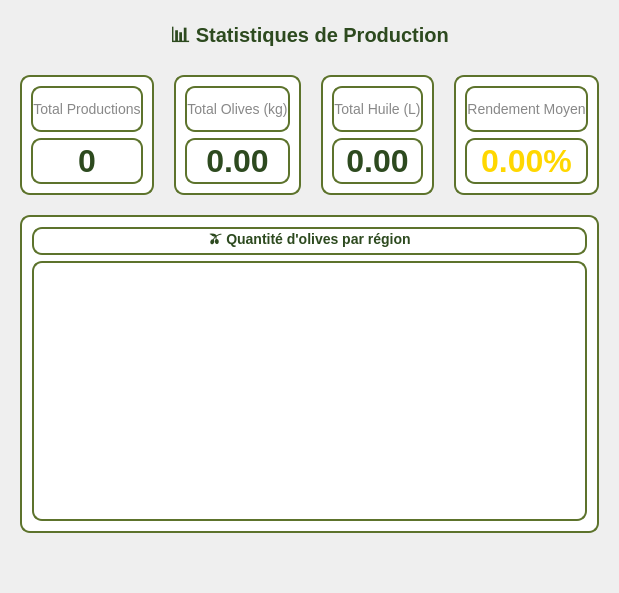
          <widget class="QWidget" name="tab2">
           <attribute name="title">
            <string>Statistiques</string>
           </attribute>
           <layout class="QVBoxLayout" name="tab2Layout">
            <property name="spacing">
             <number>20</number>
            </property>
            <property name="margin" stdset="0">
             <number>20</number>
            </property>
            <item>
             <widget class="QLabel" name="statsTitle">
              <property name="styleSheet">
               <string>font-size: 20px; color: #2d4a1f; font-weight: bold;</string>
              </property>
              <property name="text">
               <string>📊 Statistiques de Production</string>
              </property>
              <property name="alignment">
               <set>Qt::AlignmentFlag::AlignCenter</set>
              </property>
             </widget>
            </item>
            <item>
             <layout class="QHBoxLayout" name="statsCards">
              <item>
               <widget class="QFrame" name="cardTotal">
                <property name="minimumSize">
                 <size>
                  <width>0</width>
                  <height>120</height>
                 </size>
                </property>
                <property name="styleSheet">
                 <string>background: white; border: 2px solid #5d732c; border-radius: 10px;</string>
                </property>
                <layout class="QVBoxLayout">
                 <item>
                  <widget class="QLabel" name="labelTotal">
                   <property name="styleSheet">
                    <string>font-size: 14px; color: #888;</string>
                   </property>
                   <property name="text">
                    <string>Total Productions</string>
                   </property>
                   <property name="alignment">
                    <set>Qt::AlignmentFlag::AlignCenter</set>
                   </property>
                  </widget>
                 </item>
                 <item>
                  <widget class="QLabel" name="valueTotal">
                   <property name="styleSheet">
                    <string>font-size: 32px; color: #2d4a1f; font-weight: bold;</string>
                   </property>
                   <property name="text">
                    <string>0</string>
                   </property>
                   <property name="alignment">
                    <set>Qt::AlignmentFlag::AlignCenter</set>
                   </property>
                  </widget>
                 </item>
                </layout>
               </widget>
              </item>
              <item>
               <widget class="QFrame" name="cardOlives">
                <property name="minimumSize">
                 <size>
                  <width>0</width>
                  <height>120</height>
                 </size>
                </property>
                <property name="styleSheet">
                 <string>background: white; border: 2px solid #5d732c; border-radius: 10px;</string>
                </property>
                <layout class="QVBoxLayout">
                 <item>
                  <widget class="QLabel" name="labelOlives">
                   <property name="styleSheet">
                    <string>font-size: 14px; color: #888;</string>
                   </property>
                   <property name="text">
                    <string>Total Olives (kg)</string>
                   </property>
                   <property name="alignment">
                    <set>Qt::AlignmentFlag::AlignCenter</set>
                   </property>
                  </widget>
                 </item>
                 <item>
                  <widget class="QLabel" name="valueOlives">
                   <property name="styleSheet">
                    <string>font-size: 32px; color: #2d4a1f; font-weight: bold;</string>
                   </property>
                   <property name="text">
                    <string>0.00</string>
                   </property>
                   <property name="alignment">
                    <set>Qt::AlignmentFlag::AlignCenter</set>
                   </property>
                  </widget>
                 </item>
                </layout>
               </widget>
              </item>
              <item>
               <widget class="QFrame" name="cardHuile">
                <property name="minimumSize">
                 <size>
                  <width>0</width>
                  <height>120</height>
                 </size>
                </property>
                <property name="styleSheet">
                 <string>background: white; border: 2px solid #5d732c; border-radius: 10px;</string>
                </property>
                <layout class="QVBoxLayout">
                 <item>
                  <widget class="QLabel" name="labelHuile">
                   <property name="styleSheet">
                    <string>font-size: 14px; color: #888;</string>
                   </property>
                   <property name="text">
                    <string>Total Huile (L)</string>
                   </property>
                   <property name="alignment">
                    <set>Qt::AlignmentFlag::AlignCenter</set>
                   </property>
                  </widget>
                 </item>
                 <item>
                  <widget class="QLabel" name="valueHuile">
                   <property name="styleSheet">
                    <string>font-size: 32px; color: #2d4a1f; font-weight: bold;</string>
                   </property>
                   <property name="text">
                    <string>0.00</string>
                   </property>
                   <property name="alignment">
                    <set>Qt::AlignmentFlag::AlignCenter</set>
                   </property>
                  </widget>
                 </item>
                </layout>
               </widget>
              </item>
              <item>
               <widget class="QFrame" name="cardRendement">
                <property name="minimumSize">
                 <size>
                  <width>0</width>
                  <height>120</height>
                 </size>
                </property>
                <property name="styleSheet">
                 <string>background: white; border: 2px solid #5d732c; border-radius: 10px;</string>
                </property>
                <layout class="QVBoxLayout">
                 <item>
                  <widget class="QLabel" name="labelRendementStats">
                   <property name="styleSheet">
                    <string>font-size: 14px; color: #888;</string>
                   </property>
                   <property name="text">
                    <string>Rendement Moyen</string>
                   </property>
                   <property name="alignment">
                    <set>Qt::AlignmentFlag::AlignCenter</set>
                   </property>
                  </widget>
                 </item>
                 <item>
                  <widget class="QLabel" name="valueRendement">
                   <property name="styleSheet">
                    <string>font-size: 32px; color: #ffd700; font-weight: bold;</string>
                   </property>
                   <property name="text">
                    <string>0.00%</string>
                   </property>
                   <property name="alignment">
                    <set>Qt::AlignmentFlag::AlignCenter</set>
                   </property>
                  </widget>
                 </item>
                </layout>
               </widget>
              </item>
             </layout>
            </item>
            <item>
             <widget class="QFrame" name="regionChartFrame">
              <property name="minimumSize">
               <size>
                <width>0</width>
                <height>300</height>
               </size>
              </property>
              <property name="styleSheet">
               <string>background: white; border: 2px solid #5d732c; border-radius: 10px;</string>
              </property>
              <layout class="QVBoxLayout" name="regionChartLayout">
               <property name="margin" stdset="0">
                <number>10</number>
               </property>
               <item>
                <widget class="QLabel" name="regionChartTitle">
                 <property name="styleSheet">
                  <string>font-size: 14px; color: #2d4a1f; font-weight: bold;</string>
                 </property>
                 <property name="text">
                  <string>🫒 Quantité d'olives par région</string>
                 </property>
                 <property name="alignment">
                  <set>Qt::AlignmentFlag::AlignCenter</set>
                 </property>
                </widget>
               </item>
               <item>
                <widget class="QChartView" name="regionChartView">
                 <property name="minimumSize">
                  <size>
                   <width>0</width>
                   <height>260</height>
                  </size>
                 </property>
                </widget>
               </item>
              </layout>
             </widget>
            </item>
            <item>
             <spacer>
              <property name="orientation">
               <enum>Qt::Orientation::Vertical</enum>
              </property>
              <property name="sizeHint" stdset="0">
               <size>
                <width>20</width>
                <height>40</height>
               </size>
              </property>
             </spacer>
            </item>
           </layout>
          </widget>
